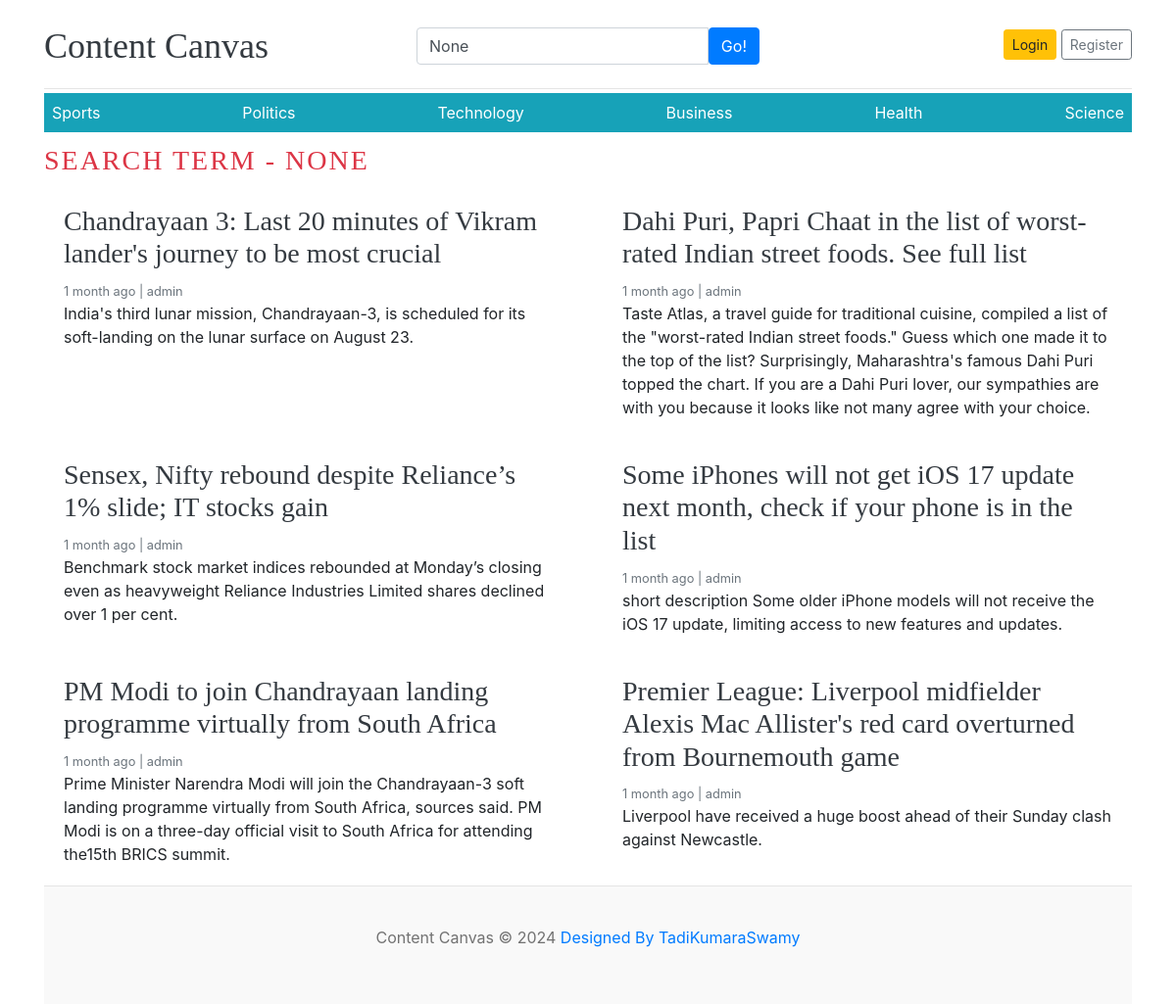
The app's page /blogs/search/ with its own data.
### blog/models.py (models this page shows, shortened)
class Category(models.Model):
    category_name=models.CharField(max_length=50,unique=True)
    created_at=models.DateTimeField(auto_now_add=True)
    updated_at=models.DateTimeField(auto_now=True)
    class Meta:
        verbose_name_plural='categories'

class Blog(models.Model):
    title=models.CharField(max_length=100)
    slug=models.SlugField(max_length=100)
    category=models.ForeignKey(Category,on_delete=models.CASCADE)
    author=models.ForeignKey(User,on_delete=models.CASCADE)
    featured_image=models.ImageField(upload_to='uploads/%y/%m/%d')
    short_description=models.TextField(max_length=500,default=None)
    blog_body=models.TextField(max_length=2000)
    status=models.CharField(max_length=20,choices=STATUS_CHOICES,default=0)
    is_featured=models.BooleanField(default=True)
    created_at=models.DateTimeField(auto_now_add=True)
    updated_at=models.DateTimeField(auto_now=True)

### blog/views.py (the view)
# urls.py: path('blogs/search/', BlogsView.search, name='search'),  # Ensure this is before the slug pattern
def search(request):
    keyword = request.GET.get('keyword')
    blogs = Blog.objects.filter(status='Published')
    if keyword:
        blogs = blogs.filter(
            Q(title__icontains=keyword) |
            Q(short_description__icontains=keyword) |
            Q(blog_body__icontains=keyword)
        )
    context = {
        'blogs': blogs,
        'keyword': keyword,
    }
    return render(request, 'search.html', context)

### blog/context_processors.py (called while the page is built)
def get_categories(request):
    categories=Category.objects.all()
    return dict(categories=categories)

def get_social_links(request):
    social_links=SocialLink.objects.all()
    return dict(social_links=social_links)

### templates/search.html
{% extends "base.html" %}
{% block content %}
<h3 class="text-uppercase text-danger" style="letter-spacing:2px;">Search Term - {{ keyword }}</h3>
{% if blogs %}
    <div class="row">
        {% for i in blogs %}
        <div class="col-md-6">
            <div class="card border-0">
                <div class="card-body">
                    <h3><a href="{% url 'blogs' i.slug %}" class="text-dark">{{ i.title }}</a></h3>
                    <small class="mb-1 text-muted">{{ i.created_at|timesince }} ago | {{ i.author }}</small>
                    <p class="card-text">{{ i.short_description }}</p>
                </div>
            </div>
        </div>
        {% endfor %}
    </div>
{% else %}
    <p>No Posts Found</p>
{% endif %}
{% endblock %}

### templates/base.html (shortened to what this page needs)
{% load static %}
<!DOCTYPE html>
<html lang="en">
<head>
    <link href="https://getbootstrap.com/docs/4.0/dist/css/bootstrap.min.css" rel="stylesheet">
    <link href="{% static 'css/cc.css' %}" rel="stylesheet">
    <link rel="stylesheet" href="https://cdnjs.cloudflare.com/ajax/libs/font-awesome/4.7.0/css/font-awesome.css">
</head>
<body>
    <div class="container">
        <header class="blog-header py-3">
            <div class="row flex-nowrap justify-content-between align-items-center">
                <div class="col-4 pt-1">
                    <a class="blog-header-logo text-dark" href="/">Content Canvas</a>
                </div>
            <div class="col-4 pt-1">
                <form action="{% url 'search' %}" method="GET">
                    <div class="input-group">
                        <input class="form-control" type="text" value="{{keyword}}" placeholder="Enter search term..." aria-label="Enter search term..." aria-describedby="button-search" />
                        <button class="btn btn-primary" id="button-search" type="button">Go!</button>
                    </div>
                </form>
            </div>
            {% if not user.is_authenticated %}
                <div class="col-4 d-flex justify-content-end align-items-center">
                    <a class="btn btn-sm btn-warning" href="{% url 'login' %}">Login</a> &nbsp;
                    <a class="btn btn-sm btn-outline-secondary" href="{% url 'register' %}">Register</a>
                </div>
            {% else %}
            <span><a href="{% url 'dashboard' %}">Dashboard</a> </span>
            <span><a href="{% url 'logout' %}"> Logout</a></span>
            {% endif %}
            </div>
        </header>
        <div class="nav-scroller py-1 mb-2">
            <nav class="nav d-flex justify-content-between bg-info">
                {% for cat in categories %}
                <a class="p-2 text-white" href="{% url 'posts_by_category' cat.id %}">{{cat.category_name}}</a>
                {% endfor %}
            </nav>
        </div>
{% block content %}
{% endblock %}
        <footer class="blog-footer">
            <p>Content Canvas &copy; <span id="year"></span> <a href="#">Designed By TadiKumaraSwamy</a></p>
        </footer>
    </div>
</body>
</html>

### contentcanvas/static/css/cc.css (style rules this page uses)
.blog-header { border-bottom: 1px solid #e5e5e5; }
.blog-header-logo { font-family: "Playfair Display", Georgia, "Times New Roman", serif; font-size: 2.25rem; }
h1, h2, h3, h4, h5, h6 { font-family: "Playfair Display", Georgia, "Times New Roman", serif; }
.blog-footer { padding: 2.5rem 0; color: #727272; text-align: center; background-color: #f9f9f9; border-top: .05rem solid #e5e5e5; }

### records on screen
Category: category_name "Sports"
Category: category_name "Politics"
Category: category_name "Technology"
Category: category_name "Business"
Category: category_name "Health"
Category: category_name "Science"
Blog: title "Chandrayaan 3: Last 20 minutes of Vikram lander's journey to be most crucial", created_at "1 month", author "admin", short_description "India's third lunar mission, Chandrayaan-3, is scheduled for its soft-landing on the lunar surface on August 23."
Blog: title "Dahi Puri, Papri Chaat in the list of worst-rated Indian street foods. See full list", created_at "1 month", author "admin", short_description "Taste Atlas, a travel guide for traditional cuisine, compiled a list of the \"worst-rated Indian street foods.\" Guess which one made it to the top of the list? Surprisingly, Maharashtra's famous Dahi Puri topped the chart. If you are a Dahi Puri lover, our sympathies are with you because it looks like not many agree with your choice."
Blog: title "Sensex, Nifty rebound despite Reliance’s 1% slide; IT stocks gain", created_at "1 month", author "admin", short_description "Benchmark stock market indices rebounded at Monday’s closing even as heavyweight Reliance Industries Limited shares declined over 1 per cent."
Blog: title "Some iPhones will not get iOS 17 update next month, check if your phone is in the list", created_at "1 month", author "admin", short_description "short description Some older iPhone models will not receive the iOS 17 update, limiting access to new features and updates."
Blog: title "PM Modi to join Chandrayaan landing programme virtually from South Africa", created_at "1 month", author "admin", short_description "Prime Minister Narendra Modi will join the Chandrayaan-3 soft landing programme virtually from South Africa, sources said. PM Modi is on a three-day official visit to South Africa for attending the15th BRICS summit."
Blog: title "Premier League: Liverpool midfielder Alexis Mac Allister's red card overturned from Bournemouth game", created_at "1 month", author "admin", short_description "Liverpool have received a huge boost ahead of their Sunday clash against Newcastle."

### other values on screen
{{ keyword }} "NONE"
